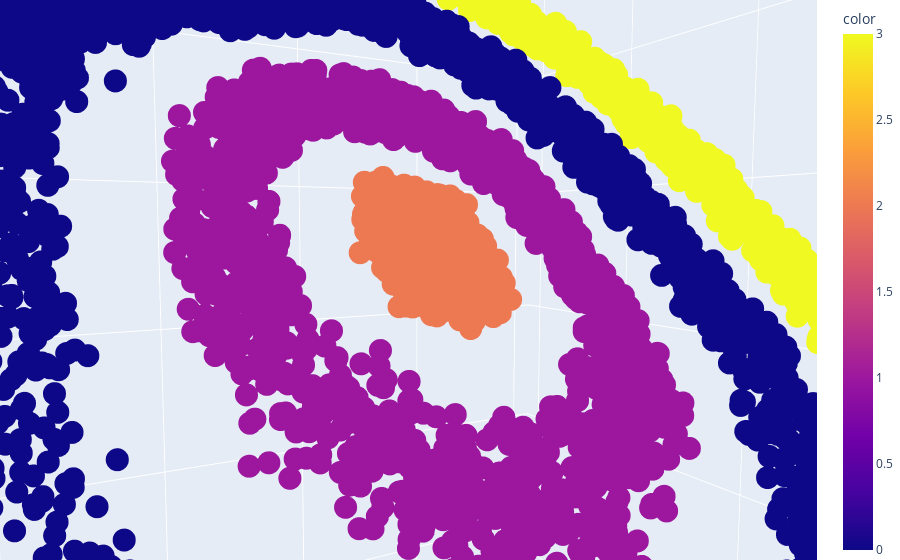

Write notebook code for a chart like this one.
### Code cell
# Represento el dataset en un eje tridimensional
fig = px.scatter_3d(X, X[:, 0], X[:, 1], X[:, 1], color = dataset_df['color'])
# tight layout
fig.update_layout(margin=dict(l=0, r=0, b=0, t=0))
fig.show()

### Figure 1 — Plotly figure (JSON) as saved in the notebook; plotly's stock layout.template omitted (floating-point values rounded to 4 significant figures; data arrays with more than 128 entries replaced by an {"elided": "..."} marker saying what was removed)
{"data": [{"hovertemplate": "x=%{x}<br>y=%{y}<br>z=%{z}<br>color=%{marker.color}<extra></extra>", "legendgroup": "", "marker": {"color": {"elided": "6738 int values"}, "coloraxis": "coloraxis", "symbol": "circle"}, "mode": "markers", "name": "", "scene": "scene", "showlegend": false, "type": "scatter3d", "x": {"elided": "6738 float values"}, "y": {"elided": "6738 float values"}, "z": {"elided": "6738 float values"}}], "layout": {"autosize": true, "coloraxis": {"colorbar": {"title": {"text": "color"}}, "colorscale": [[0, "#0d0887"], [0.1111, "#46039f"], [0.2222, "#7201a8"], [0.3333, "#9c179e"], [0.4444, "#bd3786"], [0.5556, "#d8576b"], [0.6667, "#ed7953"], [0.7778, "#fb9f3a"], [0.8889, "#fdca26"], [1, "#f0f921"]]}, "legend": {"tracegroupgap": 0}, "margin": {"b": 0, "l": 0, "r": 0, "t": 0}, "scene": {"aspectmode": "auto", "aspectratio": {"x": 1.0, "y": 1, "z": 1}, "camera": {"center": {"x": 0, "y": 0, "z": 0}, "eye": {"x": -0.2206, "y": -0.412, "z": 0.03556}, "projection": {"type": "perspective"}, "up": {"x": 0, "y": 0, "z": 1}}, "domain": {"x": [0, 1], "y": [0, 1]}, "xaxis": {"title": {"text": "x"}, "type": "linear"}, "yaxis": {"title": {"text": "y"}, "type": "linear"}, "zaxis": {"title": {"text": "z"}, "type": "linear"}}}}
